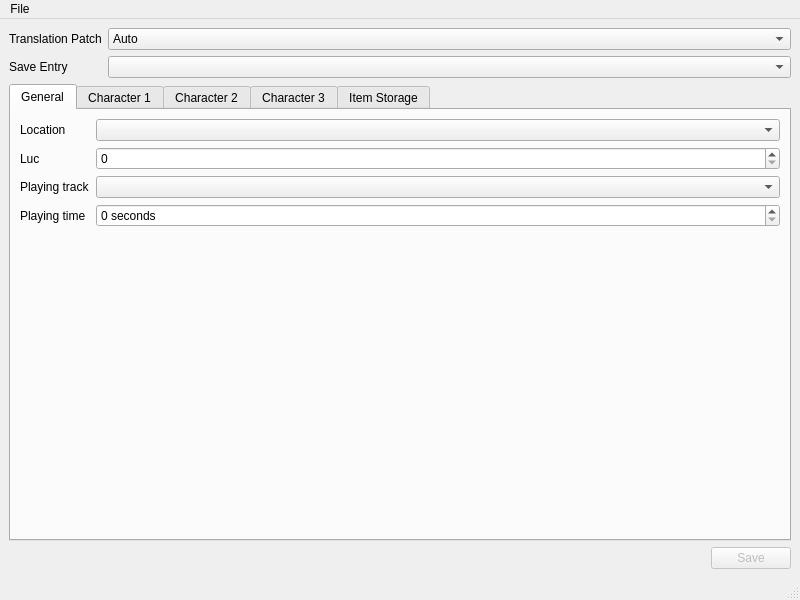
<?xml version="1.0" encoding="UTF-8"?>
<ui version="4.0">
 <class>MainWindow</class>
 <widget class="QMainWindow" name="MainWindow">
  <property name="geometry">
   <rect>
    <x>0</x>
    <y>0</y>
    <width>800</width>
    <height>600</height>
   </rect>
  </property>
  <property name="windowTitle">
   <string>Seiken Densetsu 3 Save Editor</string>
  </property>
  <widget class="QWidget" name="centralwidget">
   <layout class="QGridLayout" name="gridLayout">
    <item row="3" column="0">
     <widget class="QTabWidget" name="tabsOverview">
      <property name="currentIndex">
       <number>0</number>
      </property>
      <widget class="QWidget" name="tab">
       <attribute name="title">
        <string>General</string>
       </attribute>
       <layout class="QGridLayout" name="gridLayout_2">
        <item row="1" column="0">
         <layout class="QFormLayout" name="formLayout">
          <property name="fieldGrowthPolicy">
           <enum>QFormLayout::AllNonFixedFieldsGrow</enum>
          </property>
          <item row="1" column="0">
           <widget class="QLabel" name="locationLabel">
            <property name="text">
             <string>Location</string>
            </property>
           </widget>
          </item>
          <item row="1" column="1">
           <widget class="QComboBox" name="locationComboBox"/>
          </item>
          <item row="2" column="0">
           <widget class="QLabel" name="labelLuc">
            <property name="text">
             <string>Luc</string>
            </property>
           </widget>
          </item>
          <item row="2" column="1">
           <widget class="QSpinBox" name="spinBoxLuc">
            <property name="maximum">
             <number>677215</number>
            </property>
           </widget>
          </item>
          <item row="3" column="0">
           <widget class="QLabel" name="label">
            <property name="text">
             <string>Playing track</string>
            </property>
           </widget>
          </item>
          <item row="3" column="1">
           <widget class="QComboBox" name="tracksComboBox"/>
          </item>
          <item row="4" column="0">
           <widget class="QLabel" name="label_2">
            <property name="text">
             <string>Playing time</string>
            </property>
           </widget>
          </item>
          <item row="4" column="1">
           <widget class="QSpinBox" name="secondsSpinBox">
            <property name="suffix">
             <string> seconds</string>
            </property>
            <property name="maximum">
             <number>2147483647</number>
            </property>
           </widget>
          </item>
         </layout>
        </item>
       </layout>
      </widget>
      <widget class="QWidget" name="tab_2">
       <attribute name="title">
        <string>Character 1</string>
       </attribute>
       <layout class="QGridLayout" name="gridLayout_3">
        <item row="0" column="0">
         <layout class="QFormLayout" name="formLayout_3">
          <item row="1" column="0">
           <widget class="QLabel" name="labelCharacter1Name">
            <property name="text">
             <string>Name</string>
            </property>
           </widget>
          </item>
          <item row="1" column="1">
           <widget class="QLineEdit" name="c1NameLineEdit"/>
          </item>
          <item row="2" column="0">
           <widget class="QLabel" name="labelCurrentHpChar1">
            <property name="text">
             <string>Current HP</string>
            </property>
           </widget>
          </item>
          <item row="3" column="0">
           <widget class="QLabel" name="labelMaxHpChar1">
            <property name="text">
             <string>Max HP</string>
            </property>
           </widget>
          </item>
          <item row="2" column="1">
           <widget class="QSpinBox" name="spinBoxCurrentHpChar1">
            <property name="maximum">
             <number>999</number>
            </property>
           </widget>
          </item>
          <item row="3" column="1">
           <widget class="QSpinBox" name="spinBoxMaxHpChar1">
            <property name="maximum">
             <number>999</number>
            </property>
           </widget>
          </item>
          <item row="4" column="0">
           <widget class="QLabel" name="labelCurrentMpChar1">
            <property name="text">
             <string>Current MP</string>
            </property>
           </widget>
          </item>
          <item row="4" column="1">
           <widget class="QSpinBox" name="spinBoxCurrMpChar1">
            <property name="maximum">
             <number>999</number>
            </property>
           </widget>
          </item>
          <item row="5" column="0">
           <widget class="QLabel" name="labelMaxMpChar1">
            <property name="text">
             <string>Max MP</string>
            </property>
           </widget>
          </item>
          <item row="5" column="1">
           <widget class="QSpinBox" name="spinBoxMaxMpChar1">
            <property name="maximum">
             <number>999</number>
            </property>
           </widget>
          </item>
          <item row="6" column="0">
           <widget class="QLabel" name="strengthLvlLabel">
            <property name="text">
             <string>Strength</string>
            </property>
           </widget>
          </item>
          <item row="6" column="1">
           <widget class="QSpinBox" name="strengthLvlSpinBoxChar1"/>
          </item>
         </layout>
        </item>
       </layout>
      </widget>
      <widget class="QWidget" name="tab_3">
       <attribute name="title">
        <string>Character 2</string>
       </attribute>
       <layout class="QGridLayout" name="gridLayout_4">
        <item row="0" column="0">
         <layout class="QFormLayout" name="formLayout_4">
          <item row="1" column="0">
           <widget class="QLabel" name="labelCharacter2Name">
            <property name="text">
             <string>Name</string>
            </property>
           </widget>
          </item>
          <item row="1" column="1">
           <widget class="QLineEdit" name="c2NameLineEdit"/>
          </item>
          <item row="2" column="0">
           <widget class="QLabel" name="labelCurrentHpChar2">
            <property name="text">
             <string>Current HP</string>
            </property>
           </widget>
          </item>
          <item row="2" column="1">
           <widget class="QSpinBox" name="spinBoxCurrentHpChar2">
            <property name="maximum">
             <number>999</number>
            </property>
           </widget>
          </item>
          <item row="3" column="0">
           <widget class="QLabel" name="labelMaxHpChar2">
            <property name="text">
             <string>Max HP</string>
            </property>
           </widget>
          </item>
          <item row="3" column="1">
           <widget class="QSpinBox" name="spinBoxMaxHpChar2">
            <property name="maximum">
             <number>999</number>
            </property>
           </widget>
          </item>
          <item row="4" column="0">
           <widget class="QLabel" name="labelCurrentMpChar2">
            <property name="text">
             <string>Current MP</string>
            </property>
           </widget>
          </item>
          <item row="4" column="1">
           <widget class="QSpinBox" name="spinBoxCurrMpChar2">
            <property name="maximum">
             <number>999</number>
            </property>
           </widget>
          </item>
          <item row="5" column="0">
           <widget class="QLabel" name="labelMaxMpChar2">
            <property name="text">
             <string>Max MP</string>
            </property>
           </widget>
          </item>
          <item row="5" column="1">
           <widget class="QSpinBox" name="spinBoxMaxMpChar2">
            <property name="maximum">
             <number>999</number>
            </property>
           </widget>
          </item>
          <item row="6" column="0">
           <widget class="QLabel" name="strengthLvlLabel_2">
            <property name="text">
             <string>Strength</string>
            </property>
           </widget>
          </item>
          <item row="6" column="1">
           <widget class="QSpinBox" name="strengthLvlSpinBoxChar2"/>
          </item>
         </layout>
        </item>
       </layout>
      </widget>
      <widget class="QWidget" name="tab_4">
       <attribute name="title">
        <string>Character 3</string>
       </attribute>
       <layout class="QGridLayout" name="gridLayout_5">
        <item row="0" column="0">
         <layout class="QFormLayout" name="formLayout_5">
          <item row="1" column="0">
           <widget class="QLabel" name="labelCharacter3Name">
            <property name="text">
             <string>Name</string>
            </property>
           </widget>
          </item>
          <item row="1" column="1">
           <widget class="QLineEdit" name="c3NameLineEdit"/>
          </item>
          <item row="2" column="0">
           <widget class="QLabel" name="labelCurrentHpChar3">
            <property name="text">
             <string>Current HP</string>
            </property>
           </widget>
          </item>
          <item row="3" column="0">
           <widget class="QLabel" name="labelMaxHpChar3">
            <property name="text">
             <string>Max HP</string>
            </property>
           </widget>
          </item>
          <item row="2" column="1">
           <widget class="QSpinBox" name="spinBoxCurrentHpChar3">
            <property name="maximum">
             <number>999</number>
            </property>
           </widget>
          </item>
          <item row="3" column="1">
           <widget class="QSpinBox" name="spinBoxMaxHpChar3">
            <property name="maximum">
             <number>999</number>
            </property>
           </widget>
          </item>
          <item row="4" column="0">
           <widget class="QLabel" name="labelCurrentMpChar3">
            <property name="text">
             <string>Current MP</string>
            </property>
           </widget>
          </item>
          <item row="4" column="1">
           <widget class="QSpinBox" name="spinBoxCurrMpChar3">
            <property name="maximum">
             <number>999</number>
            </property>
           </widget>
          </item>
          <item row="5" column="0">
           <widget class="QLabel" name="labelMaxMpChar3">
            <property name="text">
             <string>Max MP</string>
            </property>
           </widget>
          </item>
          <item row="5" column="1">
           <widget class="QSpinBox" name="spinBoxMaxMpChar3">
            <property name="maximum">
             <number>999</number>
            </property>
           </widget>
          </item>
          <item row="6" column="0">
           <widget class="QLabel" name="strengthLvlLabel_3">
            <property name="text">
             <string>Strength</string>
            </property>
           </widget>
          </item>
          <item row="6" column="1">
           <widget class="QSpinBox" name="strengthLvlSpinBoxChar3"/>
          </item>
         </layout>
        </item>
       </layout>
      </widget>
      <widget class="QWidget" name="tab_5">
       <attribute name="title">
        <string>Item Storage</string>
       </attribute>
       <layout class="QGridLayout" name="gridLayout_6">
        <item row="0" column="0">
         <widget class="QTableWidget" name="storageTableWidget">
          <property name="cornerButtonEnabled">
           <bool>true</bool>
          </property>
          <attribute name="horizontalHeaderCascadingSectionResizes">
           <bool>false</bool>
          </attribute>
          <attribute name="horizontalHeaderMinimumSectionSize">
           <number>50</number>
          </attribute>
          <attribute name="horizontalHeaderDefaultSectionSize">
           <number>300</number>
          </attribute>
          <attribute name="horizontalHeaderStretchLastSection">
           <bool>true</bool>
          </attribute>
          <column>
           <property name="text">
            <string>Item</string>
           </property>
          </column>
          <column>
           <property name="text">
            <string>Amount</string>
           </property>
          </column>
         </widget>
        </item>
       </layout>
      </widget>
     </widget>
    </item>
    <item row="4" column="0" alignment="Qt::AlignRight">
     <widget class="QPushButton" name="saveButton">
      <property name="enabled">
       <bool>false</bool>
      </property>
      <property name="text">
       <string>Save</string>
      </property>
     </widget>
    </item>
    <item row="1" column="0">
     <layout class="QFormLayout" name="formLayout_2">
      <item row="0" column="0">
       <widget class="QLabel" name="languageLabel">
        <property name="text">
         <string>Translation Patch</string>
        </property>
       </widget>
      </item>
      <item row="0" column="1">
       <widget class="QComboBox" name="languageComboBox">
        <item>
         <property name="text">
          <string>Auto</string>
         </property>
        </item>
        <item>
         <property name="text">
          <string>English by Neill Corlett V1.01</string>
         </property>
        </item>
        <item>
         <property name="text">
          <string>French by Terminus Traduction RC1</string>
         </property>
        </item>
        <item>
         <property name="text">
          <string>German by G-Trans V1.00 RC3 to V3.0</string>
         </property>
        </item>
        <item>
         <property name="text">
          <string>Italian by Mumble Translations V1.00b</string>
         </property>
        </item>
        <item>
         <property name="text">
          <string>Japanese (Original Release)</string>
         </property>
        </item>
        <item>
         <property name="text">
          <string>Spanish by Magno and Vegetal Gibber</string>
         </property>
        </item>
        <item>
         <property name="text">
          <string>World (Multilingual Release 2019)</string>
         </property>
        </item>
        <item>
         <property name="text">
          <string>World (Multilingual Release 2019) [Quotation Marks Fix]</string>
         </property>
        </item>
       </widget>
      </item>
      <item row="1" column="0">
       <widget class="QLabel" name="saveEntryLabel">
        <property name="text">
         <string>Save Entry</string>
        </property>
       </widget>
      </item>
      <item row="1" column="1">
       <widget class="QComboBox" name="saveIndexComboBox"/>
      </item>
     </layout>
    </item>
   </layout>
  </widget>
  <widget class="QMenuBar" name="menubar">
   <property name="geometry">
    <rect>
     <x>0</x>
     <y>0</y>
     <width>800</width>
     <height>33</height>
    </rect>
   </property>
   <widget class="QMenu" name="menuFile">
    <property name="title">
     <string>File</string>
    </property>
    <addaction name="actionOpen"/>
    <addaction name="actionSave"/>
   </widget>
   <addaction name="menuFile"/>
  </widget>
  <widget class="QStatusBar" name="statusbar"/>
  <action name="actionOpen">
   <property name="text">
    <string>Open</string>
   </property>
   <property name="shortcut">
    <string>Ctrl+O</string>
   </property>
  </action>
  <action name="actionSave">
   <property name="enabled">
    <bool>false</bool>
   </property>
   <property name="text">
    <string>Save</string>
   </property>
   <property name="shortcut">
    <string>Ctrl+S</string>
   </property>
  </action>
 </widget>
 <resources/>
 <connections/>
</ui>
